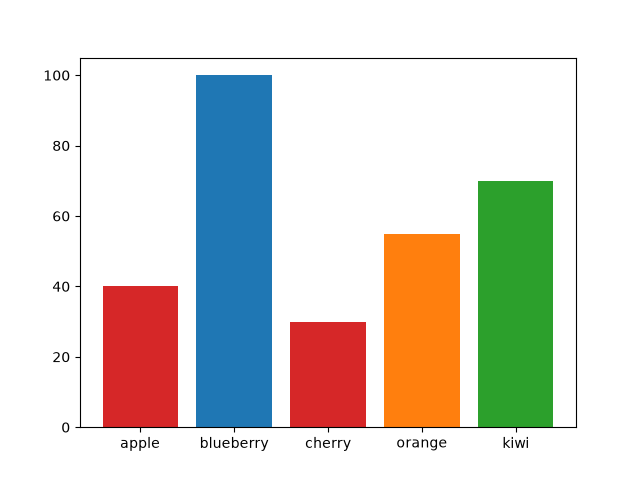

Generate this figure with Python:
import matplotlib.pyplot as plt
import numpy as np

t = np.arange(0.0, 2.0, 0.01)
s = 3 + np.sin(2 * np.pi * t)

fig, ax = plt.subplots()

# -- Bar chart
fruits = ['apple', 'blueberry', 'cherry', 'orange', "kiwi"]
counts = [40, 100, 30, 55, 70]
bar_labels = ['red', 'blue', '_red', 'orange', 'green']
bar_colors = ['tab:red', 'tab:blue', 'tab:red', 'tab:orange', 'tab:green']

ax.bar(fruits, counts, label=bar_labels, color=bar_colors)

fig.savefig("bar-chart.png")
plt.show()
